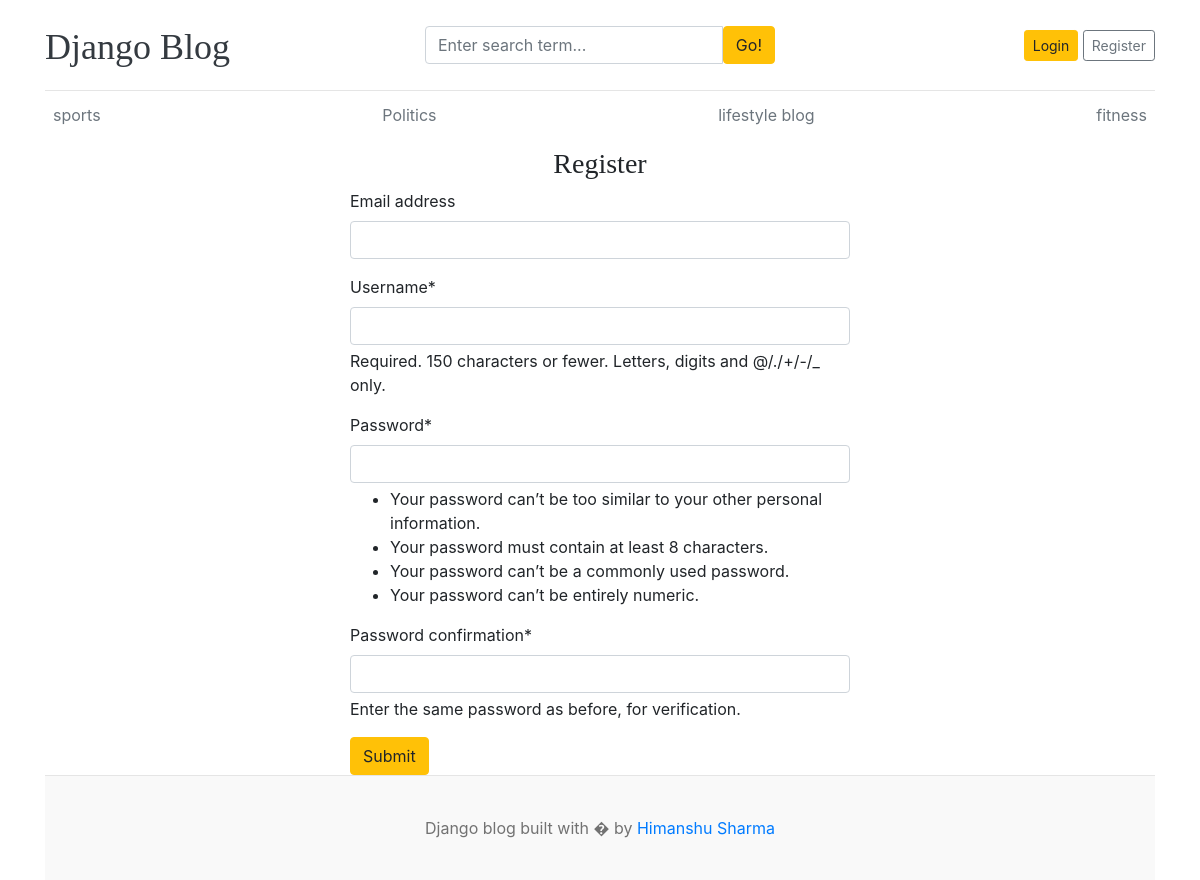
Screenshot of /register/ with the database file from the repository.
### blogs/models.py (models this page shows, shortened)
class Category(models.Model):
    category_name = models.CharField(max_length=50, unique=True)
    created_at = models.DateTimeField(auto_now_add=True)
    updated_at = models.DateTimeField(auto_now=True)
    class Meta:
        verbose_name_plural = 'categories'

### blog_main/views.py (the view)
# urls.py: path('register/', views.register, name='register'),
def register(request):
    if request.method=='POST':
        form = RegistrationForm(request.POST)
        if form.is_valid():
            form.save()
            return redirect('home')
    else:
        form = RegistrationForm()
    context = {
        'form':form,
    }
    return render(request, 'register.html', context)

### blog_main/forms.py
class RegistrationForm(UserCreationForm):
    class Meta:
        model = User
        fields = ('email', 'username', 'password1', 'password2')

### blogs/context_processors.py (called while the page is built)
def get_categories(request):
    categories = Category.objects.all()
    return dict(categories=categories)

def get_social_link(request):
    social_link = SocialLink.objects.all()
    return dict(social_link = social_link )

### templates/register.html (shortened to what this page needs)
{% extends 'base.html' %}
{% block content %}
{% load crispy_forms_tags %}
<h3 class="text-center">Register</h3>
<form action="{% url 'register' %}" method='POST' style="width:500px; margin:auto;">
    {{form | crispy}}
    <button type='submit' class='btn btn-warning'>Submit</button>
</form>
{% endblock %}

### templates/base.html (shortened to what this page needs)
{% load static%}
<!DOCTYPE html>
<html lang="en">
<head>
    <link href="https://getbootstrap.com/docs/4.0/dist/css/bootstrap.min.css" rel="stylesheet">
    <link href="{% static 'css/blog.css'%}" rel="stylesheet">
    <link rel="stylesheet" href="https://cdnjs.cloudflare.com/ajax/libs/font-awesome/4.7.0/css/font-awesome.min.css">
  </head>
<body>
    <div class="container">
      <header class="blog-header py-3">
        <div class="row flex-nowrap justify-content-between align-items-center">
          <div class="col-4 pt-1">
            <a class="blog-header-logo text-dark" href="/">Django Blog</a>
          </div>
          <div class='col-4'>
            <form action="{% url 'search' %}" method ='GET'>
              <div class="input-group">
                  <input class="form-control" type="text" name='keyword' value="{{keyword}}" placeholder="Enter search term..." aria-label="Enter search term..." aria-describedby="button-search" />
                  <button type='submit' class="btn btn-warning" id="button-search" type="button">Go!</button>
              </div>
            </form>
          </div>
          <div class="col-4 d-flex justify-content-end align-items-center">
            {% if user.is_authenticated %}
              <span><a href="{% url 'dashboard:dashboard' %}">Dashboard</span>
              &emsp;
              <span><a href="{% url 'logout' %}"> Logout</span>
            {% else %}
              <a class="btn btn-sm btn-warning" href="{% url 'login'%}">Login</a> &nbsp;
              <a class="btn btn-sm btn-outline-secondary" href="{% url 'register' %}">Register</a>
            {% endif %}
          </div>
        </div>
      </header>
      <div class="nav-scroller py-1 mb-2">
        <nav class="nav d-flex justify-content-between">
          {% for category in categories %}
          <a class="p-2 text-muted" href="{% url 'posts_by_category' category.id %}">{{category.category_name}}</a>
          {% endfor %}
        </nav>
      </div>
{% block content %}
{% endblock%}
<footer class="blog-footer">
  <p>Django blog built with � by <a href="#">Himanshu Sharma</a></p>
</footer>
</body>
</html>

### blog_main/static/css/blog.css (style rules this page uses)
.blog-header { border-bottom: 1px solid #e5e5e5; }
.blog-header-logo { font-family: "Playfair Display", Georgia, "Times New Roman", serif; font-size: 2.25rem; }
h1, h2, h3, h4, h5, h6 { font-family: "Playfair Display", Georgia, "Times New Roman", serif; }
.blog-footer { padding: 2.5rem 0; color: #727272; text-align: center; background-color: #f9f9f9; border-top: .05rem solid #e5e5e5; }
.blog-footer p:last-child { margin-bottom: 0; }

### rows the page displays
Category: category_name "sports"
Category: category_name "Politics"
Category: category_name "lifestyle blog"
Category: category_name "fitness"
